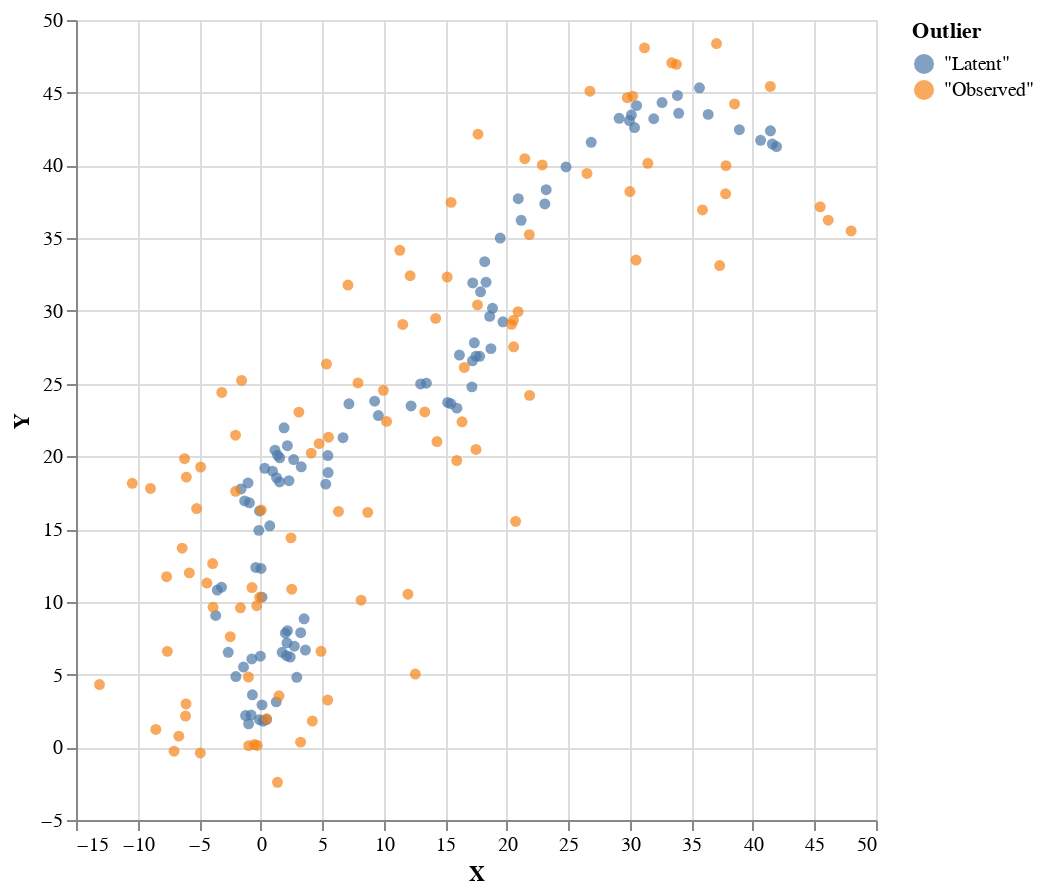

This figure's notebook cell:
### Code cell
observedVectors <- sampleIOfixed $ toList $ P.each trueVectors >-> observations


plot 
    (zip 
        (fmap (\v -> (v V.! 0, v V.! 1)) $ trueVectors <> observedVectors) 
        (replicate 100 (T.pack "Latent") <> replicate 100 (T.pack "Observed")))

### Figure 1 — Vega-Lite specification as saved in the notebook (floating-point values rounded to 4 significant figures; data arrays with more than 128 entries replaced by an {"elided": "..."} marker saying what was removed)
{"$schema": "https://vega.github.io/schema/vega-lite/v4.json", "data": {"values": {"elided": "200 records"}}, "encoding": {"color": {"field": "Outlier"}, "x": {"field": "X", "type": "quantitative"}, "y": {"field": "Y", "type": "quantitative"}}, "height": 400, "mark": "circle", "width": 400}
